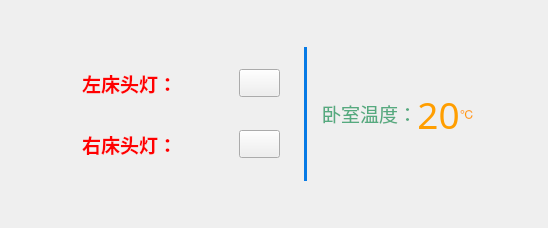
<?xml version="1.0" encoding="UTF-8"?>
<ui version="4.0">
 <class>BedRoomWidget</class>
 <widget class="QWidget" name="BedRoomWidget">
  <property name="geometry">
   <rect>
    <x>0</x>
    <y>0</y>
    <width>548</width>
    <height>228</height>
   </rect>
  </property>
  <property name="windowTitle">
   <string>Form</string>
  </property>
  <layout class="QVBoxLayout" name="verticalLayout_3">
   <item>
    <layout class="QVBoxLayout" name="verticalLayout_2">
     <item>
      <spacer name="verticalSpacer_2">
       <property name="orientation">
        <enum>Qt::Vertical</enum>
       </property>
       <property name="sizeHint" stdset="0">
        <size>
         <width>20</width>
         <height>25</height>
        </size>
       </property>
      </spacer>
     </item>
     <item>
      <layout class="QHBoxLayout" name="horizontalLayout_5">
       <item>
        <spacer name="horizontalSpacer_4">
         <property name="orientation">
          <enum>Qt::Horizontal</enum>
         </property>
         <property name="sizeHint" stdset="0">
          <size>
           <width>17</width>
           <height>134</height>
          </size>
         </property>
        </spacer>
       </item>
       <item>
        <layout class="QHBoxLayout" name="horizontalLayout_4">
         <item>
          <widget class="QWidget" name="widget_left" native="true">
           <layout class="QVBoxLayout" name="verticalLayout">
            <item>
             <widget class="QWidget" name="widget_light_bottom" native="true">
              <layout class="QHBoxLayout" name="horizontalLayout">
               <item>
                <widget class="QLabel" name="lab_light_top">
                 <property name="minimumSize">
                  <size>
                   <width>115</width>
                   <height>30</height>
                  </size>
                 </property>
                 <property name="font">
                  <font>
                   <family>宋体</family>
                   <pointsize>14</pointsize>
                   <weight>75</weight>
                   <bold>true</bold>
                  </font>
                 </property>
                 <property name="text">
                  <string>&lt;html&gt;&lt;head/&gt;&lt;body&gt;&lt;p&gt;&lt;span style=&quot; color:#ff0000;&quot;&gt;左床头灯：&lt;/span&gt;&lt;/p&gt;&lt;/body&gt;&lt;/html&gt;</string>
                 </property>
                </widget>
               </item>
               <item>
                <widget class="QLabel" name="label_light_top">
                 <property name="minimumSize">
                  <size>
                   <width>30</width>
                   <height>30</height>
                  </size>
                 </property>
                 <property name="text">
                  <string/>
                 </property>
                </widget>
               </item>
               <item>
                <widget class="QPushButton" name="pbn_light_left">
                 <property name="minimumSize">
                  <size>
                   <width>41</width>
                   <height>28</height>
                  </size>
                 </property>
                 <property name="text">
                  <string/>
                 </property>
                </widget>
               </item>
              </layout>
             </widget>
            </item>
            <item>
             <widget class="QWidget" name="widget_light_mid" native="true">
              <layout class="QHBoxLayout" name="horizontalLayout_2">
               <item>
                <widget class="QLabel" name="lab_light_help">
                 <property name="minimumSize">
                  <size>
                   <width>115</width>
                   <height>30</height>
                  </size>
                 </property>
                 <property name="font">
                  <font>
                   <family>宋体</family>
                   <pointsize>14</pointsize>
                   <weight>75</weight>
                   <bold>true</bold>
                  </font>
                 </property>
                 <property name="text">
                  <string>&lt;html&gt;&lt;head/&gt;&lt;body&gt;&lt;p&gt;&lt;span style=&quot; color:#ff0000;&quot;&gt;右床头灯：&lt;/span&gt;&lt;/p&gt;&lt;/body&gt;&lt;/html&gt;</string>
                 </property>
                </widget>
               </item>
               <item>
                <widget class="QLabel" name="label_light_help">
                 <property name="minimumSize">
                  <size>
                   <width>30</width>
                   <height>30</height>
                  </size>
                 </property>
                 <property name="text">
                  <string/>
                 </property>
                </widget>
               </item>
               <item>
                <widget class="QPushButton" name="pbn_light_right">
                 <property name="minimumSize">
                  <size>
                   <width>41</width>
                   <height>28</height>
                  </size>
                 </property>
                 <property name="text">
                  <string/>
                 </property>
                </widget>
               </item>
              </layout>
             </widget>
            </item>
           </layout>
          </widget>
         </item>
         <item>
          <widget class="QLabel" name="label_dev">
           <property name="sizePolicy">
            <sizepolicy hsizetype="Maximum" vsizetype="Preferred">
             <horstretch>0</horstretch>
             <verstretch>0</verstretch>
            </sizepolicy>
           </property>
           <property name="maximumSize">
            <size>
             <width>3</width>
             <height>16777215</height>
            </size>
           </property>
           <property name="styleSheet">
            <string notr="true">background-color: rgb(7, 122, 229);</string>
           </property>
           <property name="text">
            <string/>
           </property>
          </widget>
         </item>
         <item>
          <widget class="QWidget" name="widget_right" native="true">
           <property name="sizePolicy">
            <sizepolicy hsizetype="Preferred" vsizetype="Maximum">
             <horstretch>0</horstretch>
             <verstretch>0</verstretch>
            </sizepolicy>
           </property>
           <property name="maximumSize">
            <size>
             <width>16777215</width>
             <height>180</height>
            </size>
           </property>
           <layout class="QHBoxLayout" name="horizontalLayout_3">
            <property name="spacing">
             <number>0</number>
            </property>
            <item>
             <widget class="QLabel" name="label">
              <property name="font">
               <font>
                <family>微软雅黑</family>
                <pointsize>14</pointsize>
                <weight>50</weight>
                <italic>false</italic>
                <bold>false</bold>
               </font>
              </property>
              <property name="styleSheet">
               <string notr="true">color: rgb(142, 227, 235);
font: 14pt &quot;微软雅黑&quot;;</string>
              </property>
              <property name="text">
               <string>&lt;html&gt;&lt;head/&gt;&lt;body&gt;&lt;p&gt;&lt;span style=&quot; color:#55aa7f;&quot;&gt;卧室温度：&lt;/span&gt;&lt;/p&gt;&lt;/body&gt;&lt;/html&gt;</string>
              </property>
              <property name="alignment">
               <set>Qt::AlignCenter</set>
              </property>
             </widget>
            </item>
            <item>
             <widget class="QLabel" name="label_cur_temp">
              <property name="font">
               <font>
                <family>楷体</family>
                <pointsize>28</pointsize>
                <weight>50</weight>
                <italic>false</italic>
                <bold>false</bold>
               </font>
              </property>
              <property name="styleSheet">
               <string notr="true">color: rgb(255, 158, 0);
font: 28pt &quot;楷体&quot;;</string>
              </property>
              <property name="text">
               <string>20</string>
              </property>
              <property name="alignment">
               <set>Qt::AlignCenter</set>
              </property>
             </widget>
            </item>
            <item>
             <widget class="QLabel" name="label_2">
              <property name="styleSheet">
               <string notr="true">color: rgb(255, 158, 0);
font: 28pt &quot;楷体&quot;;</string>
              </property>
              <property name="text">
               <string>℃</string>
              </property>
             </widget>
            </item>
           </layout>
          </widget>
         </item>
        </layout>
       </item>
       <item>
        <spacer name="horizontalSpacer_3">
         <property name="orientation">
          <enum>Qt::Horizontal</enum>
         </property>
         <property name="sizeHint" stdset="0">
          <size>
           <width>13</width>
           <height>134</height>
          </size>
         </property>
        </spacer>
       </item>
      </layout>
     </item>
     <item>
      <spacer name="verticalSpacer">
       <property name="orientation">
        <enum>Qt::Vertical</enum>
       </property>
       <property name="sizeHint" stdset="0">
        <size>
         <width>20</width>
         <height>26</height>
        </size>
       </property>
      </spacer>
     </item>
    </layout>
   </item>
  </layout>
 </widget>
 <resources/>
 <connections/>
</ui>
